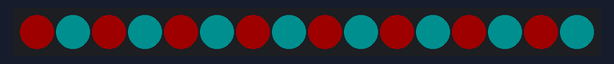
The sketch below on a simulated Arduino Uno, built with avr-gcc and run on an emulated ATmega328P. Shown: 16 RGB LEDs in strip order, left to right. Dim RGB values are drawn brighter than linear; random numbers use the default seed unless the sketch sets one.

Above: at 0.15 s.
At 4.96 s:
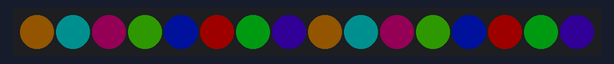
At 10.07 s:
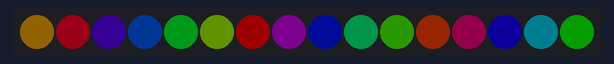
At 19.99 s:
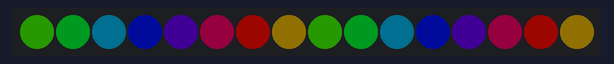
At 29.92 s:
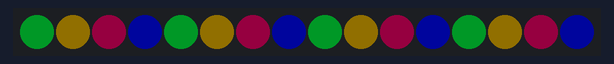
At 39.84 s:
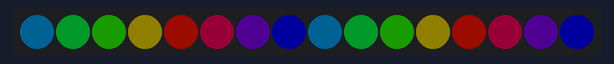

The sketch:

rainbow_crazy.ino
```cpp
#include <Adafruit_NeoPixel.h>

#define PIN 0

Adafruit_NeoPixel strip = Adafruit_NeoPixel(16, PIN);

uint32_t loops = 0; // the number of times we have looped.
uint32_t multiplier = 1; // multiplier for pixel/color offset calculation.
uint32_t direction = 1; // up or down

// How often should we consider changing the multiplier?
#define MULTIPLIER_FREQUENCY 2000
// How do we decide the new multiplier? ZERO IS BAD.
#define MULTIPLIER_CHOICE (random(16) + 1)
// How often should we consider changing direction?
#define DIRECTION_FREQUENCY 10000
// How do we decide if we are walking forwards or backwards?
#define DIRECTION_CHOICE (random(1))

void setup() {
  strip.begin();
  strip.setBrightness(30);
  loops = 0;
  multiplier = 1;
  direction = 1;
}

// Space the entire 256-color line across some fraction of the strip; dup
// across the whole strip; then rotate it.
void loop() {
  if (loops % MULTIPLIER_FREQUENCY == 0) {
    multiplier = MULTIPLIER_CHOICE;
  }
  if (loops % DIRECTION_FREQUENCY == 0) {
    direction = DIRECTION_CHOICE ? 1 : -1;
  }

  uint8_t i;
  uint32_t factor = direction * multiplier * 256 / strip.numPixels();
  for (i=0; i<strip.numPixels(); i++) {
    strip.setPixelColor(i, Wheel((i * factor + loops) & 255));
  }

  strip.show();
  loops++;
}

// Input a value 0 to 255 to get a color value.
// The colours are a transition r - g - b - back to r.
uint32_t Wheel(byte WheelPos) {
  WheelPos = 255 - WheelPos;
  if(WheelPos < 85) {
    return strip.Color(255 - WheelPos * 3, 0, WheelPos * 3);
  }
  if(WheelPos < 170) {
    WheelPos -= 85;
    return strip.Color(0, WheelPos * 3, 255 - WheelPos * 3);
  }
  WheelPos -= 170;
  return strip.Color(WheelPos * 3, 255 - WheelPos * 3, 0);
}
```
